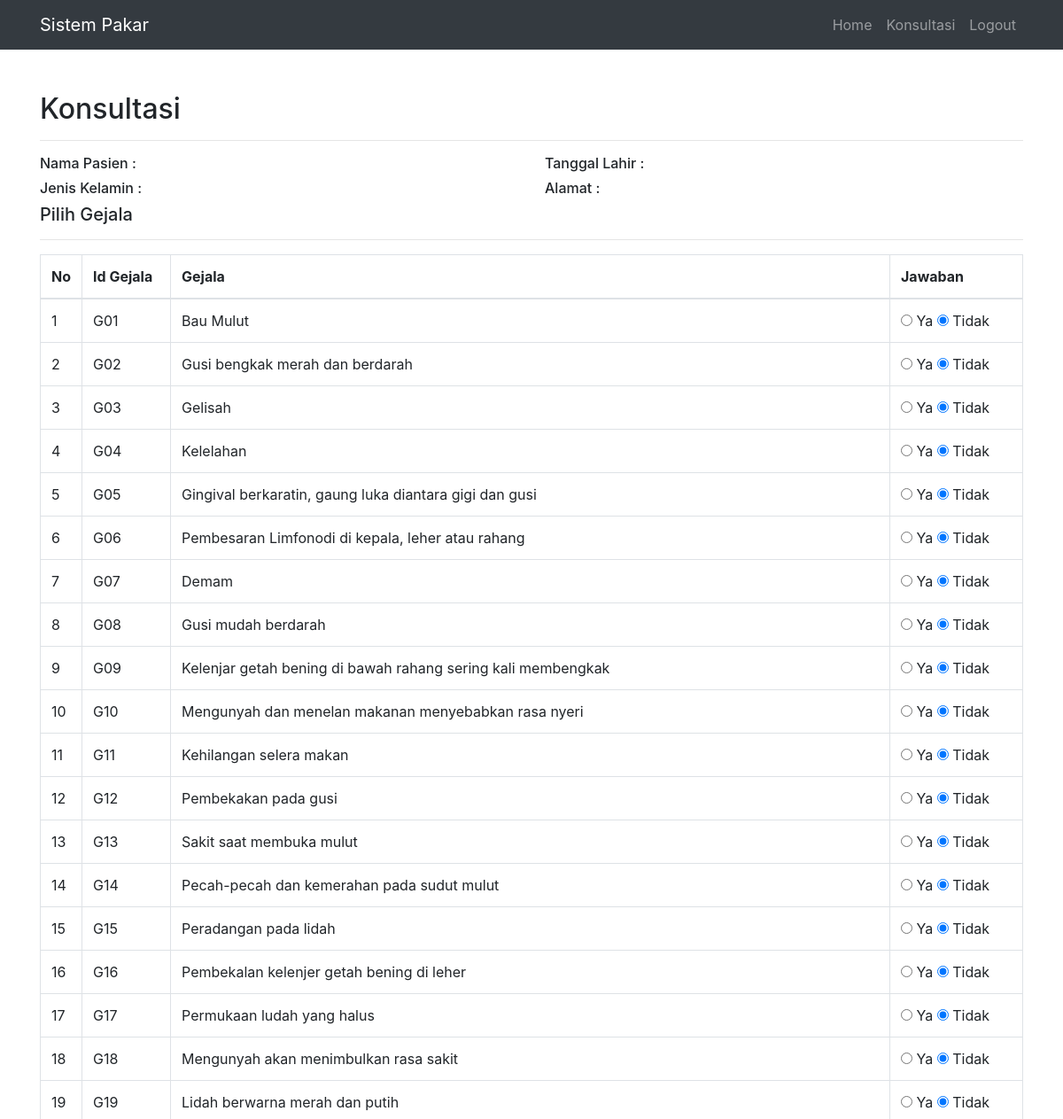
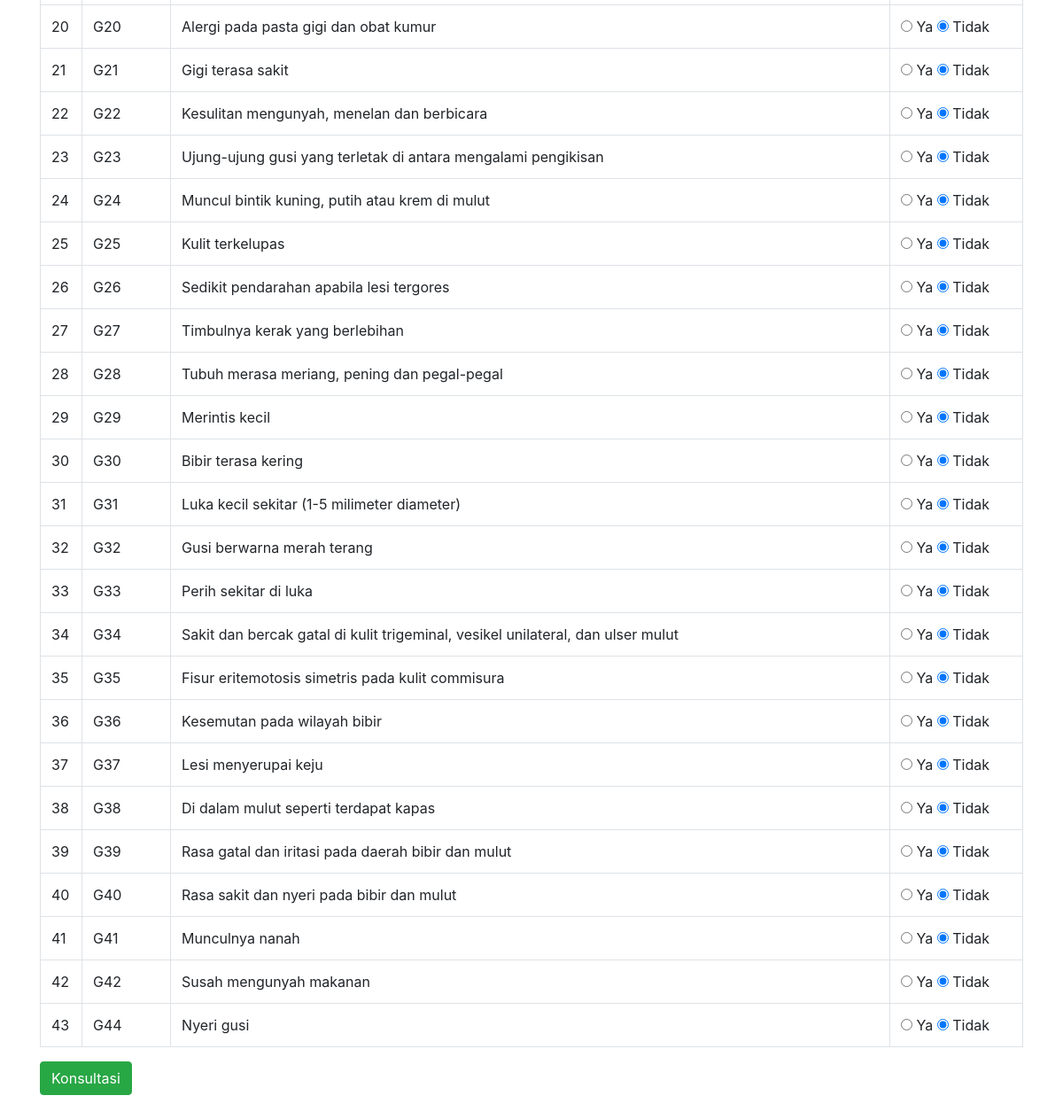
The app's page /index.php?page=module/Konsultasi/index (signed in) with its own data (2 pictures, top to bottom).
### tables this page shows
CREATE TABLE IF NOT EXISTS `tb_Gejala` (
  `gejala_id` varchar(100) NOT NULL,
  `gejala_nama` text NOT NULL,
  `gejala_cf` float NOT NULL
);

### assets/model/conf.php (called while the page is built, shortened)
<?php
$conn = mysqli_connect('localhost', 'root', 'mysql', 'db_pakar_cf');
class Conf
{
    public function get($query)
    {
        global $conn;
        $ambil = $conn->query($query);
        $hasil = [];
        while ($pecah = $ambil->fetch_object()) {
            $hasil[] = $pecah;
        }
        return $hasil;
    }
}

### assets/model/db.php (called while the page is built, shortened)
<?php
include 'conf.php';
class Db extends Conf
{
    public function getAllGejala()
    {
        $query = $this->get("SELECT * FROM tb_Gejala");
        return $query;
    }
}

### module/Konsultasi/index.php (the view, shortened to what this page needs)
<?php
$id = $_SESSION['akun']->pasien_id;
$dPasien = $db->getOnePasien($id);
$dGejala = $db->getAllGejala();
?>
<div class="container">
    <div class="row">
        <div class="col-md-12 mb-5 mt-5">
            <h2>Konsultasi</h2>
            <hr>
            <form method="POST">
                <div class="row">
                    <div class="col-md-6">
                        <h6>Nama Pasien : <?= $dPasien->pasien_nama ?></h6>
                        <h6>Jenis Kelamin : <?= $dPasien->pasien_jk ?></h6>
                    </div>
                    <div class="col-md-6">
                        <h6>Tanggal Lahir : <?= TglIndo($dPasien->pasien_tgl_lahir) ?></h6>
                        <h6>Alamat : <?= $dPasien->pasien_alamat ?></h6>
                    </div>
                </div>
                <h5>Pilih Gejala</h5>
                <hr>
                <table class="table table-bordered">
                    <thead>
                        <tr>
                            <th width="10px">No</th>
                            <th width="100px">Id Gejala</th>
                            <th>Gejala</th>
                            <th width="150px">Jawaban</th>
                        </tr>
                    </thead>
                    <tbody>
                        <?php
                        foreach ($dGejala as $no => $dGejala) {
                        ?>
                            <tr>
                                <td><?= ++$no ?></td>
                                <td><?= $dGejala->gejala_id ?></td>
                                <td><?= $dGejala->gejala_nama ?></td>
                                <td>
                                    <input type="radio" name="<?= $dGejala->gejala_id ?>" value="<?= $dGejala->gejala_cf ?>"> Ya
                                    <input type="radio" name="<?= $dGejala->gejala_id ?>" value="0" checked> Tidak
                                </td>
                            </tr>
                        <?php } ?>
                    </tbody>
                </table>
                <button name="Konsultasi" class="btn btn-success">Konsultasi</button>
            </form>
        </div>
    </div>
</div>

### assets/css/business-frontpage.css (style rules this page uses)
body { padding-top: 56px; }

### records on screen
tb_gejala: gejala_id "G01", gejala_nama "Bau Mulut"
tb_gejala: gejala_id "G02", gejala_nama "Gusi bengkak merah dan berdarah"
tb_gejala: gejala_id "G03", gejala_nama "Gelisah"
tb_gejala: gejala_id "G04", gejala_nama "Kelelahan"
tb_gejala: gejala_id "G05", gejala_nama "Gingival berkaratin, gaung luka diantara gigi dan gusi"
tb_gejala: gejala_id "G06", gejala_nama "Pembesaran Limfonodi di kepala, leher atau rahang"
tb_gejala: gejala_id "G07", gejala_nama "Demam"
tb_gejala: gejala_id "G08", gejala_nama "Gusi mudah berdarah"
tb_gejala: gejala_id "G09", gejala_nama "Kelenjar getah bening di bawah rahang sering kali membengkak"
tb_gejala: gejala_id "G10", gejala_nama "Mengunyah dan menelan makanan menyebabkan rasa nyeri"
tb_gejala: gejala_id "G11", gejala_nama "Kehilangan selera makan"
tb_gejala: gejala_id "G12", gejala_nama "Pembekakan pada gusi"
tb_gejala: gejala_id "G13", gejala_nama "Sakit saat membuka mulut"
tb_gejala: gejala_id "G14", gejala_nama "Pecah-pecah dan kemerahan pada sudut mulut"
tb_gejala: gejala_id "G15", gejala_nama "Peradangan pada lidah"
tb_gejala: gejala_id "G16", gejala_nama "Pembekalan kelenjer getah bening di leher"
tb_gejala: gejala_id "G17", gejala_nama "Permukaan ludah yang halus"
tb_gejala: gejala_id "G18", gejala_nama "Mengunyah akan menimbulkan rasa sakit"
tb_gejala: gejala_id "G19", gejala_nama "Lidah berwarna merah dan putih"
tb_gejala: gejala_id "G20", gejala_nama "Alergi pada pasta gigi dan obat kumur"
tb_gejala: gejala_id "G21", gejala_nama "Gigi terasa sakit"
tb_gejala: gejala_id "G22", gejala_nama "Kesulitan mengunyah, menelan dan berbicara"
tb_gejala: gejala_id "G23", gejala_nama "Ujung-ujung gusi yang terletak di antara mengalami pengikisan"
tb_gejala: gejala_id "G24", gejala_nama "Muncul bintik kuning, putih atau krem di mulut"
tb_gejala: gejala_id "G25", gejala_nama "Kulit terkelupas"
tb_gejala: gejala_id "G26", gejala_nama "Sedikit pendarahan apabila lesi tergores"
tb_gejala: gejala_id "G27", gejala_nama "Timbulnya kerak yang berlebihan"
tb_gejala: gejala_id "G28", gejala_nama "Tubuh merasa meriang, pening dan pegal-pegal"
tb_gejala: gejala_id "G29", gejala_nama "Merintis kecil"
tb_gejala: gejala_id "G30", gejala_nama "Bibir terasa kering"
tb_gejala: gejala_id "G31", gejala_nama "Luka kecil sekitar (1-5 milimeter diameter)"
tb_gejala: gejala_id "G32", gejala_nama "Gusi berwarna merah terang"
tb_gejala: gejala_id "G33", gejala_nama "Perih sekitar di luka"
tb_gejala: gejala_id "G34", gejala_nama "Sakit dan bercak gatal di kulit trigeminal, vesikel unilateral, dan ulser mulut"
tb_gejala: gejala_id "G35", gejala_nama "Fisur eritemotosis simetris pada kulit commisura"
tb_gejala: gejala_id "G36", gejala_nama "Kesemutan pada wilayah bibir"
tb_gejala: gejala_id "G37", gejala_nama "Lesi menyerupai keju"
tb_gejala: gejala_id "G38", gejala_nama "Di dalam mulut seperti terdapat kapas"
tb_gejala: gejala_id "G39", gejala_nama "Rasa gatal dan iritasi pada daerah bibir dan mulut"
tb_gejala: gejala_id "G40", gejala_nama "Rasa sakit dan nyeri pada bibir dan mulut"
tb_gejala: gejala_id "G41", gejala_nama "Munculnya nanah"
tb_gejala: gejala_id "G42", gejala_nama "Susah mengunyah makanan"
tb_gejala: gejala_id "G44", gejala_nama "Nyeri gusi"
